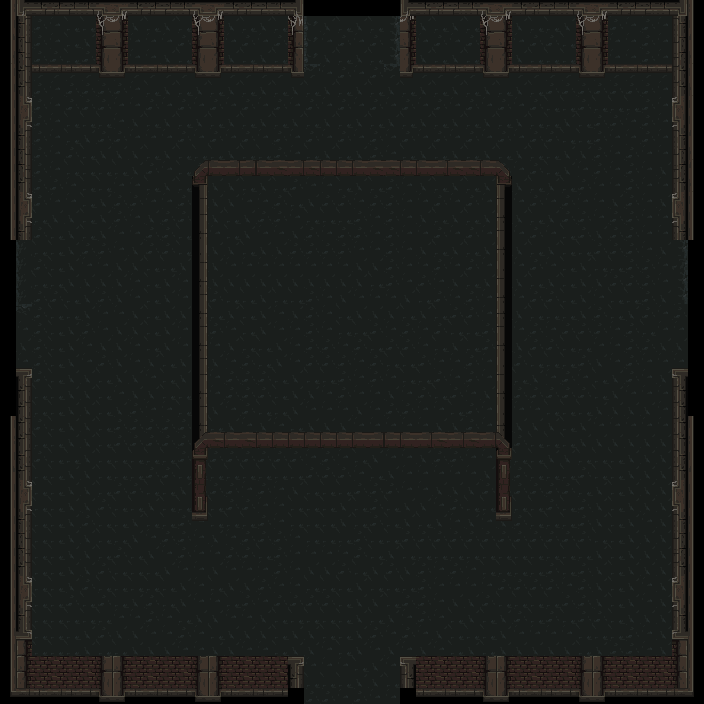

A level layout from a 2D game, rendered from its tile map. Below: a short description, then the map file with tile-grid data replaced by summaries:
An orthogonal 44x44 tile map with 16x16 px tiles, 4 tile layers (флажки, пол, стены, проходящие_стены).

<map version="1.9" tiledversion="1.9.2" orientation="orthogonal" renderorder="right-down" width="44" height="44" tilewidth="16" tileheight="16" infinite="0" nextlayerid="5" nextobjectid="1">
 <tileset firstgid="1" source="../../mainlevbuild.tsx" />
 <layer id="4" name="флажки" width="44" height="44">
  <data>[1936 cells, 32 non-empty, 1 distinct tile ids]</data>
 </layer>
 <layer id="2" name="пол" width="44" height="44">
  <data>[1936 cells, 1793 non-empty, 18 distinct tile ids]</data>
 </layer>
 <layer id="1" name="стены" width="44" height="44">
  <data>[1936 cells, 268 non-empty, 65 distinct tile ids]</data>
 </layer>
 <layer id="3" name="проходящие_стены" width="44" height="44">
  <data>[1936 cells, 228 non-empty, 40 distinct tile ids]</data>
 </layer>
</map>
